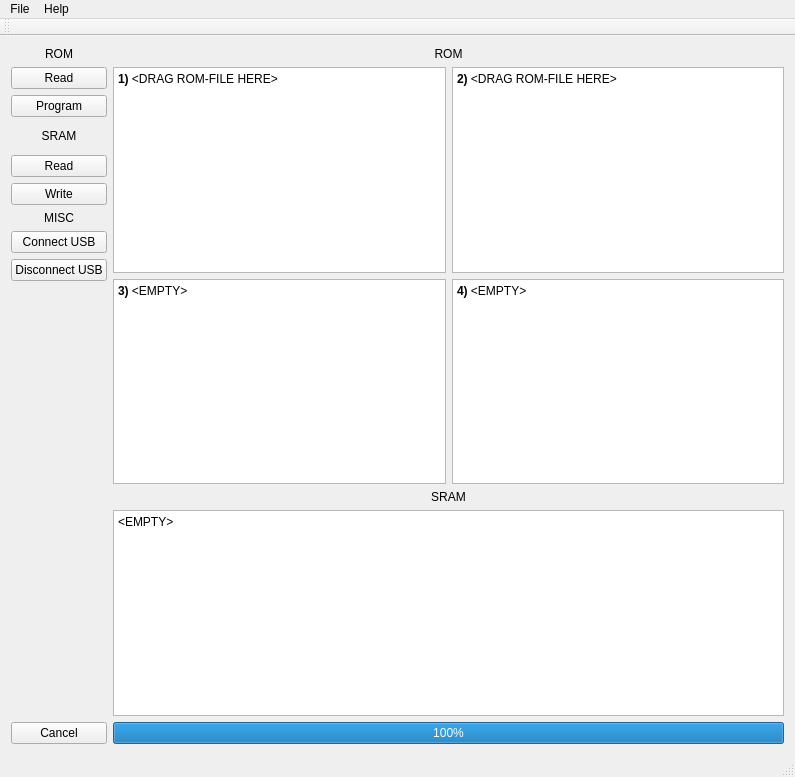
<?xml version="1.0" encoding="UTF-8"?>
<ui version="4.0">
 <class>MainWindow</class>
 <widget class="QMainWindow" name="MainWindow">
  <property name="geometry">
   <rect>
    <x>0</x>
    <y>0</y>
    <width>795</width>
    <height>777</height>
   </rect>
  </property>
  <property name="windowTitle">
   <string>SuperFlash 64M USB</string>
  </property>
  <widget class="QWidget" name="centralWidget">
   <layout class="QHBoxLayout" name="horizontalLayout_3">
    <item>
     <layout class="QVBoxLayout" name="verticalLayout_2">
      <item>
       <layout class="QVBoxLayout" name="verticalLayout_3">
        <item>
         <widget class="QLabel" name="label">
          <property name="sizePolicy">
           <sizepolicy hsizetype="Preferred" vsizetype="Fixed">
            <horstretch>0</horstretch>
            <verstretch>0</verstretch>
           </sizepolicy>
          </property>
          <property name="maximumSize">
           <size>
            <width>16777215</width>
            <height>26</height>
           </size>
          </property>
          <property name="text">
           <string>ROM</string>
          </property>
          <property name="alignment">
           <set>Qt::AlignCenter</set>
          </property>
         </widget>
        </item>
        <item>
         <widget class="QPushButton" name="pushButton_Cart_Read">
          <property name="sizePolicy">
           <sizepolicy hsizetype="Minimum" vsizetype="Fixed">
            <horstretch>0</horstretch>
            <verstretch>0</verstretch>
           </sizepolicy>
          </property>
          <property name="text">
           <string>Read</string>
          </property>
         </widget>
        </item>
        <item>
         <widget class="QPushButton" name="programRomButton">
          <property name="text">
           <string>Program</string>
          </property>
         </widget>
        </item>
       </layout>
      </item>
      <item>
       <widget class="QLabel" name="label_2">
        <property name="minimumSize">
         <size>
          <width>0</width>
          <height>26</height>
         </size>
        </property>
        <property name="maximumSize">
         <size>
          <width>16777215</width>
          <height>1677215</height>
         </size>
        </property>
        <property name="text">
         <string>SRAM</string>
        </property>
        <property name="alignment">
         <set>Qt::AlignCenter</set>
        </property>
       </widget>
      </item>
      <item>
       <widget class="QPushButton" name="readSramButton">
        <property name="text">
         <string>Read</string>
        </property>
       </widget>
      </item>
      <item>
       <widget class="QPushButton" name="writeSramButton">
        <property name="text">
         <string>Write</string>
        </property>
       </widget>
      </item>
      <item>
       <widget class="QLabel" name="label_3">
        <property name="text">
         <string>MISC</string>
        </property>
        <property name="alignment">
         <set>Qt::AlignCenter</set>
        </property>
       </widget>
      </item>
      <item>
       <widget class="QPushButton" name="pushButton_USBConnect">
        <property name="text">
         <string>Connect USB</string>
        </property>
       </widget>
      </item>
      <item>
       <widget class="QPushButton" name="pushButton_USBDisconnect">
        <property name="text">
         <string>Disconnect USB</string>
        </property>
       </widget>
      </item>
      <item>
       <spacer name="verticalSpacer_2">
        <property name="orientation">
         <enum>Qt::Vertical</enum>
        </property>
        <property name="sizeHint" stdset="0">
         <size>
          <width>20</width>
          <height>40</height>
         </size>
        </property>
       </spacer>
      </item>
      <item>
       <widget class="QPushButton" name="cancelButton">
        <property name="text">
         <string>Cancel</string>
        </property>
       </widget>
      </item>
     </layout>
    </item>
    <item>
     <layout class="QVBoxLayout" name="verticalLayout">
      <property name="sizeConstraint">
       <enum>QLayout::SetDefaultConstraint</enum>
      </property>
      <item>
       <widget class="QLabel" name="label_4">
        <property name="text">
         <string>ROM</string>
        </property>
        <property name="alignment">
         <set>Qt::AlignCenter</set>
        </property>
       </widget>
      </item>
      <item>
       <layout class="QHBoxLayout" name="horizontalLayout">
        <property name="spacing">
         <number>6</number>
        </property>
        <property name="sizeConstraint">
         <enum>QLayout::SetDefaultConstraint</enum>
        </property>
        <item>
         <widget class="RomEntry" name="romEdit1">
          <property name="minimumSize">
           <size>
            <width>3</width>
            <height>0</height>
           </size>
          </property>
          <property name="maximumSize">
           <size>
            <width>512</width>
            <height>512</height>
           </size>
          </property>
          <property name="readOnly">
           <bool>true</bool>
          </property>
          <property name="html">
           <string>&lt;!DOCTYPE HTML PUBLIC &quot;-//W3C//DTD HTML 4.0//EN&quot; &quot;http://www.w3.org/TR/REC-html40/strict.dtd&quot;&gt;
&lt;html&gt;&lt;head&gt;&lt;meta name=&quot;qrichtext&quot; content=&quot;1&quot; /&gt;&lt;style type=&quot;text/css&quot;&gt;
p, li { white-space: pre-wrap; }
&lt;/style&gt;&lt;/head&gt;&lt;body style=&quot; font-family:'Sans Serif'; font-size:9pt; font-weight:400; font-style:normal;&quot;&gt;
&lt;p style=&quot; margin-top:0px; margin-bottom:0px; margin-left:0px; margin-right:0px; -qt-block-indent:0; text-indent:0px;&quot;&gt;&lt;span style=&quot; font-weight:600;&quot;&gt;1) &lt;/span&gt;&amp;lt;DRAG ROM-FILE HERE&amp;gt;&lt;/p&gt;&lt;/body&gt;&lt;/html&gt;</string>
          </property>
         </widget>
        </item>
        <item>
         <widget class="RomEntry" name="romEdit2">
          <property name="maximumSize">
           <size>
            <width>512</width>
            <height>512</height>
           </size>
          </property>
          <property name="readOnly">
           <bool>true</bool>
          </property>
          <property name="html">
           <string>&lt;!DOCTYPE HTML PUBLIC &quot;-//W3C//DTD HTML 4.0//EN&quot; &quot;http://www.w3.org/TR/REC-html40/strict.dtd&quot;&gt;
&lt;html&gt;&lt;head&gt;&lt;meta name=&quot;qrichtext&quot; content=&quot;1&quot; /&gt;&lt;style type=&quot;text/css&quot;&gt;
p, li { white-space: pre-wrap; }
&lt;/style&gt;&lt;/head&gt;&lt;body style=&quot; font-family:'Sans Serif'; font-size:9pt; font-weight:400; font-style:normal;&quot;&gt;
&lt;p style=&quot; margin-top:0px; margin-bottom:0px; margin-left:0px; margin-right:0px; -qt-block-indent:0; text-indent:0px;&quot;&gt;&lt;span style=&quot; font-weight:600;&quot;&gt;2) &lt;/span&gt;&amp;lt;DRAG ROM-FILE HERE&amp;gt;&lt;/p&gt;&lt;/body&gt;&lt;/html&gt;</string>
          </property>
         </widget>
        </item>
       </layout>
      </item>
      <item>
       <layout class="QHBoxLayout" name="horizontalLayout_2">
        <property name="sizeConstraint">
         <enum>QLayout::SetDefaultConstraint</enum>
        </property>
        <item>
         <widget class="RomEntry" name="romEdit3">
          <property name="maximumSize">
           <size>
            <width>512</width>
            <height>16777215</height>
           </size>
          </property>
          <property name="readOnly">
           <bool>true</bool>
          </property>
          <property name="html">
           <string>&lt;!DOCTYPE HTML PUBLIC &quot;-//W3C//DTD HTML 4.0//EN&quot; &quot;http://www.w3.org/TR/REC-html40/strict.dtd&quot;&gt;
&lt;html&gt;&lt;head&gt;&lt;meta name=&quot;qrichtext&quot; content=&quot;1&quot; /&gt;&lt;style type=&quot;text/css&quot;&gt;
p, li { white-space: pre-wrap; }
&lt;/style&gt;&lt;/head&gt;&lt;body style=&quot; font-family:'Sans Serif'; font-size:9pt; font-weight:400; font-style:normal;&quot;&gt;
&lt;p style=&quot; margin-top:0px; margin-bottom:0px; margin-left:0px; margin-right:0px; -qt-block-indent:0; text-indent:0px;&quot;&gt;&lt;span style=&quot; font-weight:600;&quot;&gt;3) &lt;/span&gt;&amp;lt;EMPTY&amp;gt;&lt;/p&gt;&lt;/body&gt;&lt;/html&gt;</string>
          </property>
         </widget>
        </item>
        <item>
         <widget class="RomEntry" name="romEdit4">
          <property name="maximumSize">
           <size>
            <width>512</width>
            <height>16777215</height>
           </size>
          </property>
          <property name="readOnly">
           <bool>true</bool>
          </property>
          <property name="html">
           <string>&lt;!DOCTYPE HTML PUBLIC &quot;-//W3C//DTD HTML 4.0//EN&quot; &quot;http://www.w3.org/TR/REC-html40/strict.dtd&quot;&gt;
&lt;html&gt;&lt;head&gt;&lt;meta name=&quot;qrichtext&quot; content=&quot;1&quot; /&gt;&lt;style type=&quot;text/css&quot;&gt;
p, li { white-space: pre-wrap; }
&lt;/style&gt;&lt;/head&gt;&lt;body style=&quot; font-family:'Sans Serif'; font-size:9pt; font-weight:400; font-style:normal;&quot;&gt;
&lt;p style=&quot; margin-top:0px; margin-bottom:0px; margin-left:0px; margin-right:0px; -qt-block-indent:0; text-indent:0px;&quot;&gt;&lt;span style=&quot; font-weight:600;&quot;&gt;4) &lt;/span&gt;&amp;lt;EMPTY&amp;gt;&lt;/p&gt;&lt;/body&gt;&lt;/html&gt;</string>
          </property>
         </widget>
        </item>
       </layout>
      </item>
      <item>
       <widget class="QLabel" name="label_5">
        <property name="text">
         <string>SRAM</string>
        </property>
        <property name="alignment">
         <set>Qt::AlignCenter</set>
        </property>
       </widget>
      </item>
      <item>
       <widget class="SramEntry" name="sramEdit">
        <property name="readOnly">
         <bool>true</bool>
        </property>
        <property name="html">
         <string>&lt;!DOCTYPE HTML PUBLIC &quot;-//W3C//DTD HTML 4.0//EN&quot; &quot;http://www.w3.org/TR/REC-html40/strict.dtd&quot;&gt;
&lt;html&gt;&lt;head&gt;&lt;meta name=&quot;qrichtext&quot; content=&quot;1&quot; /&gt;&lt;style type=&quot;text/css&quot;&gt;
p, li { white-space: pre-wrap; }
&lt;/style&gt;&lt;/head&gt;&lt;body style=&quot; font-family:'Sans Serif'; font-size:9pt; font-weight:400; font-style:normal;&quot;&gt;
&lt;p style=&quot; margin-top:0px; margin-bottom:0px; margin-left:0px; margin-right:0px; -qt-block-indent:0; text-indent:0px;&quot;&gt;&amp;lt;EMPTY&amp;gt;&lt;/p&gt;&lt;/body&gt;&lt;/html&gt;</string>
        </property>
       </widget>
      </item>
      <item>
       <widget class="QProgressBar" name="progressBar">
        <property name="value">
         <number>100</number>
        </property>
       </widget>
      </item>
     </layout>
    </item>
   </layout>
   <zorder></zorder>
   <zorder></zorder>
  </widget>
  <widget class="QMenuBar" name="menuBar">
   <property name="geometry">
    <rect>
     <x>0</x>
     <y>0</y>
     <width>795</width>
     <height>20</height>
    </rect>
   </property>
   <widget class="QMenu" name="menuFile">
    <property name="title">
     <string>File</string>
    </property>
    <addaction name="separator"/>
    <addaction name="actionQuit"/>
   </widget>
   <widget class="QMenu" name="menuHelp">
    <property name="title">
     <string>Help</string>
    </property>
    <addaction name="actionTips"/>
    <addaction name="separator"/>
    <addaction name="actionAbout"/>
   </widget>
   <addaction name="menuFile"/>
   <addaction name="menuHelp"/>
  </widget>
  <widget class="QToolBar" name="mainToolBar">
   <attribute name="toolBarArea">
    <enum>TopToolBarArea</enum>
   </attribute>
   <attribute name="toolBarBreak">
    <bool>false</bool>
   </attribute>
  </widget>
  <widget class="QStatusBar" name="statusBar"/>
  <action name="actionOpen">
   <property name="text">
    <string>Save</string>
   </property>
  </action>
  <action name="actionSave_2">
   <property name="text">
    <string>Open</string>
   </property>
  </action>
  <action name="actionOpen_2">
   <property name="text">
    <string>Save</string>
   </property>
  </action>
  <action name="actionTips">
   <property name="text">
    <string>Tips</string>
   </property>
  </action>
  <action name="actionAbout">
   <property name="text">
    <string>About</string>
   </property>
  </action>
  <action name="actionQuit">
   <property name="text">
    <string>Quit</string>
   </property>
  </action>
  <action name="actionGame1">
   <property name="text">
    <string>Game1</string>
   </property>
  </action>
  <action name="actionGame2">
   <property name="text">
    <string>Game2</string>
   </property>
  </action>
  <action name="actionGame3">
   <property name="text">
    <string>Game3</string>
   </property>
  </action>
  <action name="actionGame4">
   <property name="text">
    <string>Game4</string>
   </property>
  </action>
 </widget>
 <layoutdefault spacing="6" margin="11"/>
 <customwidgets>
  <customwidget>
   <class>RomEntry</class>
   <extends>QTextEdit</extends>
   <header location="global">romentry.h</header>
  </customwidget>
  <customwidget>
   <class>SramEntry</class>
   <extends>QTextEdit</extends>
   <header location="global">sramentry.h</header>
  </customwidget>
 </customwidgets>
 <resources/>
 <connections/>
</ui>
